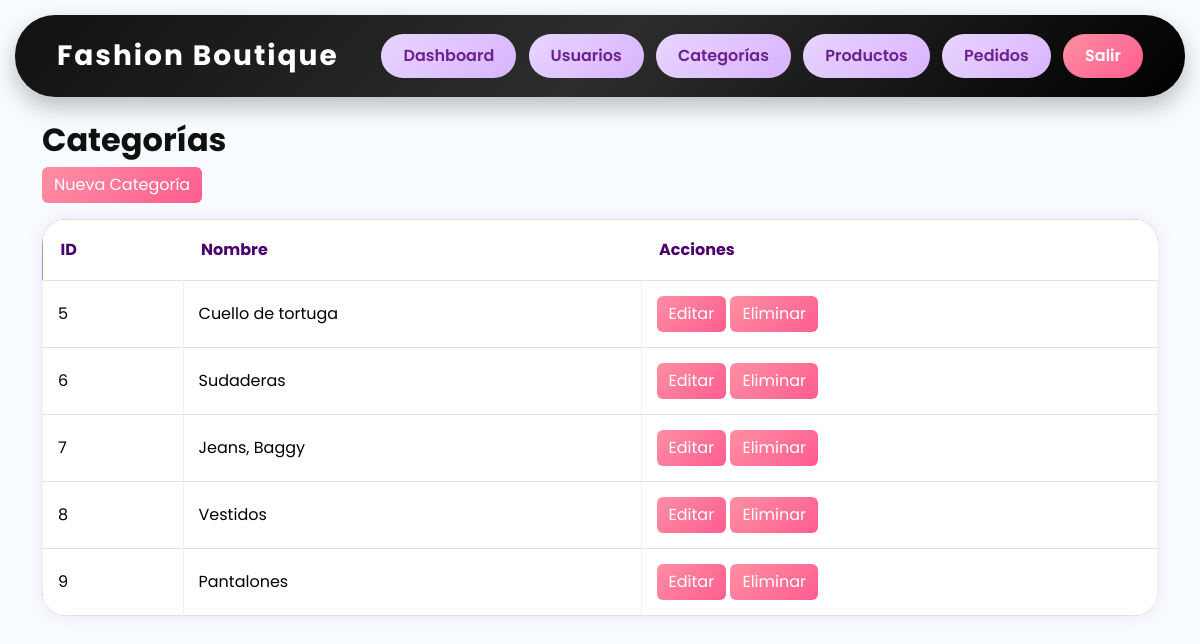
The page /admin/categorias (signed in) on the database its author committed.
### app/models/categoria.py (models this page shows)
class Categoria(db.Model):
    __tablename__ = "categorias"
    id = db.Column(
        db.Integer,
        primary_key=True
    )
    nombre = db.Column(
        db.String(100),
        nullable=False
    )
    descripcion = db.Column(
        db.Text
    )
    productos = db.relationship(
        "Producto",
        backref="categoria",
        lazy=True
    )

### app/admin/routes.py (the view)
@admin_bp.route("/categorias")
@login_required
@admin_required
def categorias():
    categorias = Categoria.query.all()
    return render_template(
        "categorias.html",
        categorias=categorias
    )

### app/__init__.py (called while the page is built)
def create_app():
    app = Flask(__name__)
    app.config.from_object(Config)
    db.init_app(app)
    login_manager.init_app(app)
    login_manager.login_view = "auth.login"
    migrate.init_app(app, db)
    from .auth.routes import auth_bp
    from .admin.routes import admin_bp
    from .admin.routes import vendedor_bp
    from .tienda.routes import tienda_bp
    app.register_blueprint(auth_bp)
    app.register_blueprint(admin_bp)
    app.register_blueprint(vendedor_bp)
    app.register_blueprint(tienda_bp)
    @login_manager.user_loader
    def load_user(user_id):
        return User.query.get(int(user_id))
    return app

### app/admin/utils.py (called while the page is built)
def admin_required(f):
    @wraps(f)
    def decorated(*args, **kwargs):
        if current_user.rol != "admin":
            abort(403)
        return f(*args, **kwargs)
    return decorated

### app/templates/categorias.html (shortened to what this page needs)
{% extends 'base.html' %}
{% block content %}
<h2>Categorías</h2>
{% if current_user.rol == "admin" %}
<a href="/admin/categorias/nueva"
class="btn btn-danger mb-3">
Nueva Categoría
</a>
{% elif current_user.rol == "vendedor" %}
<a href="/vendedor/categorias/nueva"
class="btn btn-danger mb-3">
Nueva Categoría
</a>
{% endif %}
<table class="table table-bordered">
<tr>
<th>ID</th>
<th>Nombre</th>
<th>Acciones</th>
</tr>
{% for categoria in categorias %}
<tr>
<td>{{ categoria.id }}</td>
<td>{{ categoria.nombre }}</td>
<td>
{% if current_user.rol == "admin" %}
<a href="/admin/categorias/editar/{{ categoria.id }}"
class="btn btn-danger">
Editar
</a>
<a href="/admin/categorias/eliminar/{{ categoria.id }}"
class="btn btn-danger">
Eliminar
</a>
{% endif %}
</td>
</tr>
{% endfor %}
</table>
{% endblock %}

### app/static/css/style.css (style rules this page uses)
body { background:#f8fbff; font-family:'Segoe UI',sans-serif; margin:0; padding:0; }
.btn-danger { background:linear-gradient( 135deg, #ff8fa3, #ff5d8f ); border:none; }
.table { background:rgb(173, 159, 175); border-radius:25px; overflow:hidden; box-shadow: 0 0 15px rgba(168,85,247,.15); }
.table th { color:#4b006e; font-size:16px; font-weight:700; border:none !important; padding:18px; }
.table td { vertical-align:middle; padding:15px; border-color:#f0f0f0; }
h2 { font-weight:bold; color:#101011; }
body { font-family:'Poppins',sans-serif; background:#f8fbff; }
.btn { transition:.3s; }

### rows shown on the page
Categoria: id "5", nombre "Cuello de tortuga"
Categoria: id "6", nombre "Sudaderas"
Categoria: id "7", nombre "Jeans, Baggy"
Categoria: id "8", nombre "Vestidos"
Categoria: id "9", nombre "Pantalones"
